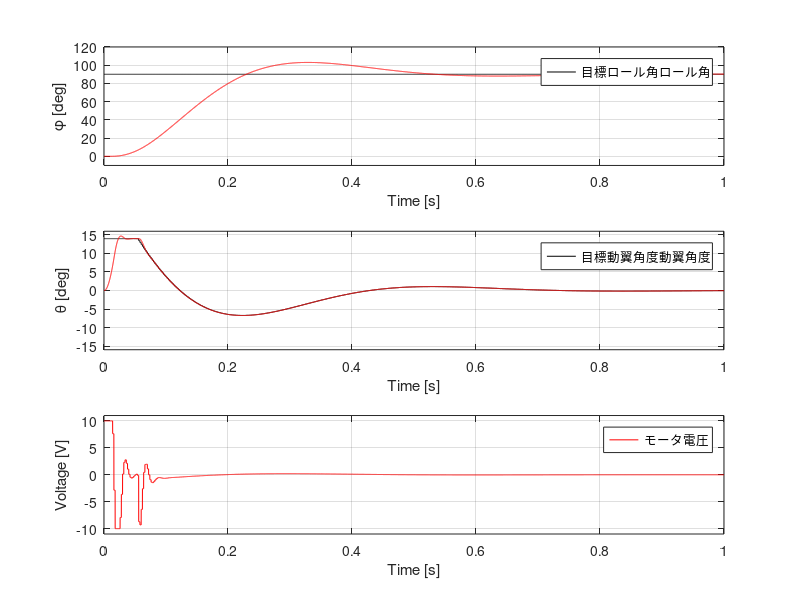

Write the MATLAB code that produced this figure.
%% パラメータ設定

% 時刻関係の変数
dt_sim = 0.0001;            % シミュレーション周期 [s]
dt_control = 0.002;         % 制御周期 [s] (dt_simの整数倍で設定する)
dt_ratio = 20;              % dt_controlとdt_simの比
Tf = 1;                     % シミュレーションの終了時間 [s]
N = Tf / dt_sim + 1;        % シミュレーションのループ数
t = linspace(0, Tf, N)';

% 動翼角度シミュ用の変数
theta_r = zeros(N, 1);      % 動翼角度の目標値 [rad]
V = zeros(N, 1);            % モータ電圧 [V]
theta = zeros(N+1, 1);      % 動翼角度 [rad]
theta0 = deg2rad(0);        % 初期角度 [rad] (初期の角速度、角加速度、角躍度はゼロとする)
e = zeros(N, 1);            % 目標角度と実際の角度の偏差
theta(1, 1) = theta0;
dddtheta = zeros(N+1, 1);   % 動翼角躍度 [rad/s^3]
ddtheta = zeros(N+1, 1);    % 動翼角加速度 [rad/s^2]
dtheta = zeros(N+1, 1);     % 動翼角速度 [rad/s]
V_limit = 10;               % 電源電圧 [V]
a = 1462;                   % モータ-動翼系のシステム同定結果
b = 53850;
c = 218100;
K_pm = 240;                 % 動翼角度コントローラのPゲイン
K_dm = 1.5;                 % 動翼角度コントローラのDゲイン

% 全体シミュ用の変数
theta_limit = deg2rad(14);  % 目標動翼角度の制限 [rad] 15degが物理的な制限で、オーバーシュートを考慮しそれよりも小さくしておく。
I = 0.005611385;            % 機体のロール軸まわりの主慣性モーメント [kg m^2]
Mr = zeros(N, 1);           % 目標ロールモーメント(動翼2枚合計) [Nm]
M_roll_d = zeros(N, 1);     % 外乱ロールモーメント(動翼2枚合計) [Nm]
phi_r = zeros(N, 1);        % 目標ロール角 [rad]
phi = zeros(N, 1);          % ロール角 [rad]
phi0 = deg2rad(0);          % 制御開始時のロール角 [rad]
dphi0 = deg2rad(0);         % 制御開始時のロール角速度 [rad/s]
dphi = zeros(N, 1);         % ロール角速度 [rad/s]
ddphi = zeros(N, 1);        % ロール角加速度 [rad/s^2]
phi(1, 1) = phi0;
dphi(1, 1) = dphi0;
va = zeros(N, 1);           % 対気速度
C = 0.000320;               % M=Cv^2θの係数C
K_pa = 0.8;                 % 目標動翼角度決定器のPゲイン
K_da = 0.07;                % 目標動翼角度決定器のDゲイン

%% 時系列シミュレーション
for loop = 1:N
    
    phi_r(loop, 1) = deg2rad(90);               % 目標ロール角は固定値とする
    va(loop, 1) = 100 - 10 * loop * dt_sim;     % 対気速度を設定(100 m/sから30 m/sへ線形に減少するよう設定する)
    
    % 目標動翼角度を決定
    if(mod(loop, dt_ratio) == 1)
        if loop == 1    % 1ループ目
            Mr(loop, 1) = K_pa * (phi_r(loop, 1) - phi0) - K_da * dphi0;
            theta_r(loop, 1) = Mr(loop, 1) / (C * va(loop, 1) ^ 2);
        else 
            Mr(loop, 1) = K_pa * (phi_r(loop, 1) - phi(loop, 1)) - K_da * dphi(loop, 1);
            theta_r(loop, 1) = Mr(loop, 1) / (C * va(loop, 1) ^ 2);
        end
    else
        % 出力を更新するタイミングでない場合は、前ループの値を用いる
        Mr(loop, 1) = Mr(loop-1, 1);
        theta_r(loop, 1) = theta_r(loop-1, 1);
    end

    % 目標動翼角度の制限
    if theta_r(loop, 1) > theta_limit
        theta_r(loop, 1) = theta_limit;
    end
    if theta_r(loop, 1) < -theta_limit
        theta_r(loop, 1) = -theta_limit;
    end

    % 動翼角度制御系の出力(電圧)の計算
    if(mod(loop, dt_ratio) == 1)
        if loop == 1 %1ループ目
            V(loop, 1) = K_pm * (theta_r(loop, 1)-0); %動翼の初期角度は0と仮定 
        else
            V(loop, 1) = K_pm * (theta_r(loop, 1) - theta(loop, 1))...
             + K_dm * ((theta_r(loop, 1) - theta_r(loop-dt_ratio, 1)) / dt_control - (theta(loop, 1) - theta(loop-dt_ratio, 1)) / dt_control);
        end
    else
        % 出力を更新するタイミングでない場合は、前ループの値を用いる
        V(loop, 1) = V(loop-1, 1);
    end

    % モータ電圧の制限
    if V(loop, 1) > V_limit
        V(loop, 1) = V_limit;
    end
    if V(loop, 1) < -V_limit
        V(loop, 1) = -V_limit;
    end
    
    % 次時刻の動翼角躍度、角加速度、角速度、角度の計算
    % 角躍度を計算
    dddtheta(loop+1, 1) = c * V(loop, 1) - a * ddtheta(loop, 1) - b * dtheta(loop, 1);
    % 積分により角加速度、角速度、角度を更新（オイラー法）
    ddtheta(loop+1, 1) = ddtheta(loop, 1) + dddtheta(loop+1, 1) * dt_sim;
    dtheta(loop+1, 1) = dtheta(loop, 1) + ddtheta(loop+1, 1) * dt_sim;
    theta(loop+1, 1) = theta(loop, 1) + dtheta(loop+1, 1) * dt_sim;

    % 次時刻のロール角加速度、角速度、角度の計算
    % ロール角加速度の計算
    ddphi(loop+1, 1) = C * theta(loop, 1) * (va(loop, 1) ^ 2) / I;
    % 積分により角速度、角度を更新（オイラー法）
    dphi(loop+1, 1) = dphi(loop, 1) + ddphi(loop+1, 1) * dt_sim;
    phi(loop+1, 1) = phi(loop, 1) + dphi(loop+1, 1) * dt_sim;
end

%% シミュレーション結果の表示
subplot(3, 1, 1);
plot(t, rad2deg(phi_r), 'k')        % 目標ロール角の表示
hold on;
plot(t, rad2deg(phi(1:N, 1)), 'r')  % ロール角の表示
grid on;
ylim([-10 120]);
xlabel('Time [s]');
ylabel('\phi [deg]');
legend(["目標ロール角" "ロール角"])
set(gca, 'fontsize', 10);

subplot(3, 1, 2);
plot(t, rad2deg(theta_r(1:N, 1)), 'k')  % 目標動翼角度の表示
hold on;
plot(t, theta(1:N, 1)/pi*180, 'r')      % 動翼角度の表示
grid on;
ylim([-16 16]);
xlabel('Time [s]');
ylabel('\theta [deg]');
legend(["目標動翼角度" "動翼角度"])
set(gca, 'fontsize', 10);

subplot(3, 1, 3);
plot(t, V, 'r') %グラフ1 モータ電圧の表示
ylim([-11 11]);
grid on;
xlabel('Time [s]');
ylabel('Voltage [V]');
legend("モータ電圧")
set(gca, 'fontsize', 10);
